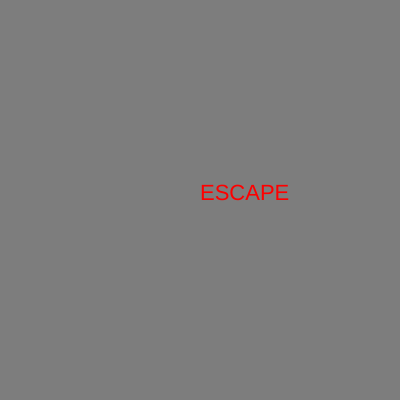
Frame 1 (no input)
Frame 60 (no input): identical to frame 1, image omitted
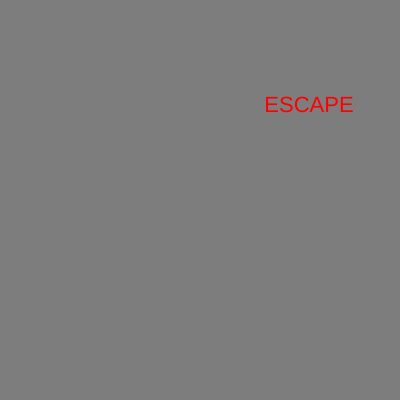
Frame 120 (the mouse pressed at the canvas centre since frame 60)

The p5.js sketch that drew these frames (run headless with seeded random() and noise() and a simulated clock; from frame 60 on, the mouse is pressed at the canvas centre):

// p5.js sketch
// ── sketch.js
function setup() {
  createCanvas(400, 400);
  rectMode(CENTER)
}

let xpos = 200
let ypos = 200

function draw() {
  textSize(22);
  fill('red');
  background(125);
  //circle(width/2, height/2, 40);
  text('ESCAPE', xpos, ypos);
}

if (mouseX = xpos) {
  let xpos = mouseX + 10
} if (mouseY = ypos) {
  let ypos = mouseY + 10
}

function mousePressed() {
  xpos = random(50,350)
  ypos = random(50,350)
}
